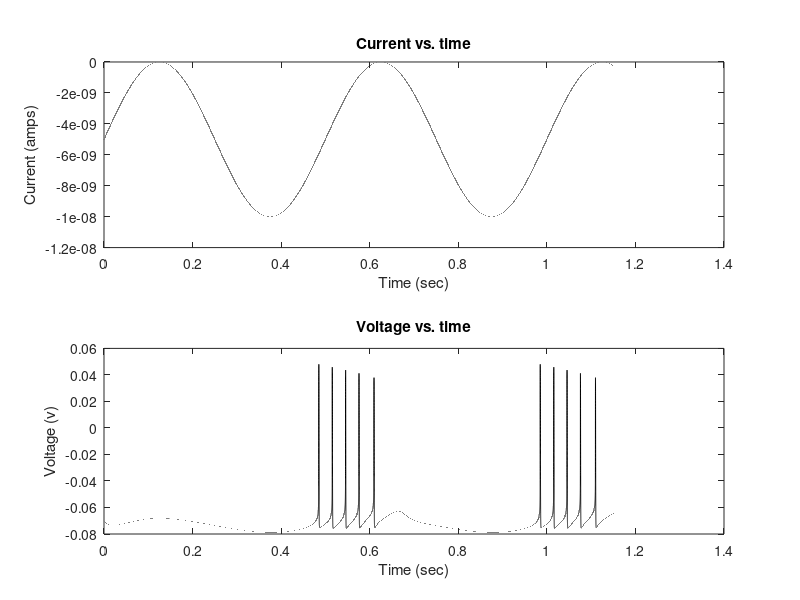

MATLAB code to generate this figure:
% Question 2 C part a
% This model contains a T-type Calcium current to generate a
% post-inhibitory rebound as a models of thalamic relay cells.
clear
dt = 0.000005;
tmax=1.15;

iclamp_flag = 1; % if this is 1, run under current clamp conditions
vclamp_flag = 0; % otherwise this should be 1, for voltage clamp conditions

istart = 0.5; % time applied current starts
ilength=0.5;   % length of applied current pulse
I0= 6e-9;       % choose -10 to + 10 e-9 (eg +6, 0 , -4, -8)
Ie=I0+5e-9;     % magnitude of applied current pulse
%Ie = 0.78e-7; % threshold for constant spiking with no A-current

vstart = 0.25;  % time to step voltage
vlength = 0.5;  % length of voltage step
V0 = -0.080     % initial voltage before step
Ve = -0.040;    % value of votage stepped to

E_L = -0.070;   % leak reversal potential
E_Na = 0.055;   % reversal for sodium channels
E_K = -0.090;   % reversal for potassium channels
E_Ca = 0.120    % reversal potential for Ca current

g_L = 1.0e-6;     % specific leak conductance in Siemens per mm-square
g_Na = 0.36e-3;   % specific sodium conductance
g_K = 0.16e-3;    % specific potassium conductance
g_CaT = 20e-6;    % T-type calcium conductance

cm = 10e-9;     % specific membrane capacitance in Farads per mm-square

t=0:dt:tmax;    % time vector
V=zeros(size(t)); % voltage vector

I_L= zeros(size(t));
I_Na= zeros(size(t));
I_K= zeros(size(t));
I_CaT = zeros(size(t));

if ( iclamp_flag ) % i.e. if in current-clamp mode 
    V(1) = E_L;    % set the inititial value of voltage     
end

n=zeros(size(t));   % n: potassium activation gating variable
n(1) = 0.0;         % start off at zero
m=zeros(size(t));   % m: sodium activation gating variable
m(1) = 0.0;         % start off at zero
h=zeros(size(t));   % h: sodim inactivation gating variplot(t,V)able
h(1) = 0.0;         % start off at zero

mca=zeros(size(t)); % CaT current activation gating variable
mca(1) = 0.0;          
hca=zeros(size(t)); % CaT current inactivation gating variable
hca(1) = 0.0;

%%%%%%%%%%%%%%%%%%%%%%Code Added Below%%%%%%%%%%%%%%%%%%%%%%%%%%
Amplitude1 = 5e-9;
VerticalShift1 = -5e-9;
Period = 2;

Iapp= Amplitude1*sin(2*pi*Period*t)+VerticalShift1;
spikes = zeros(size(t));
threshold = 0;
%%%%%%%%%%%%%%%%%%%%%%Code Added Above%%%%%%%%%%%%%%%%%%%%%%%%%%

Vapp=zeros(size(t)); % Applied voltage, relevant in voltage-clamp mode
if ( vclamp_flag )
    for i = 1:round(vstart/dt)          % % make V0 before pulse
        Vapp(i) = V0;
    end
    for i=round(vstart/dt)+1:round((vstart+vlength)/dt) % make Ve for duration of voltage pulse
        Vapp(i) = Ve;
    end
    for i=round((vstart+vlength)/dt):length(Vapp) % make V0 following pulse
        Vapp(i) = V0;
    end
end

Itot=zeros(size(t)); % in case we want to plot and look at the total current

for i = 2:length(t); % now see how things change through time
    I_L(i-1) = g_L*(E_L-V(i-1));
    
    Vm = V(i-1)*1000; % converts voltages to mV as needed in the equations on p.224 of Dayan/Abbott
    
    % Sodium and potassium gating variables are defined by the
    % voltage-dependent transition rates between states, labeled alpha and
    % beta. Written out from Dayan/Abbott, units are 1/ms.
    
    
    if ( Vm == -35 ) 
        alpha_m = 1;
    else 
        alpha_m = 0.1*(Vm+35)/(1-exp(-0.1*(Vm+35)));
    end
    beta_m = 4*exp(-(Vm+60)/18);

    alpha_h = 0.35*exp(-0.05*(Vm+58));
    beta_h = 5/(1+exp(-0.1*(Vm+28)));
    
    if ( Vm == -34 ) 
       alpha_n = 0.05/0.1;
    else
        alpha_n = 0.05*(Vm+34)/(1-exp(-0.1*(Vm+34)));
    end
    beta_n = 0.625*exp(-0.0125*(Vm+44));
     
    % From the alpha and beta for each gating variable we find the steady
    % state values (_inf) and the time constants (tau_) for each m,h and n.
    
    m_inf = alpha_m/(alpha_m+beta_m);
    
    tau_h = 1e-3/(alpha_h+beta_h);      % time constant converted from ms to sec
    h_inf = alpha_h/(alpha_h+beta_h);
    
    tau_n = 1e-3/(alpha_n+beta_n);      % time constant converted from ms to sec
    n_inf = alpha_n/(alpha_n+beta_n);   
    
    m(i) = m_inf;    % Update m, assuming time constant is neglible.
    
    h(i) = h_inf - (h_inf-h(i-1))*exp(-dt/tau_h);    % Update h
    
    n(i) = n_inf - (n_inf-n(i-1))*exp(-dt/tau_n);    % Update n
    
    % for the Ca_T current gating variables are given by formulae for the 
    % steady states and time constants:
    
    mca_inf = 1/(1+exp(-(Vm+52)/7.4));

    hca_inf = 1/(1+exp((Vm+76)/2));
    if ( Vm < -80 ) 
        tau_hca = 1e-3*exp((Vm+467)/66.6);
    else
        tau_hca = 24e-3+1e-3*119/(1+exp((Vm+70)/3));
    end
    
    mca(i) = mca_inf;
    hca(i) = hca_inf - (hca_inf-hca(i-1))*exp(-dt/tau_hca);
    
    g_Na_now = g_Na*m(i)*m(i)*m(i)*h(i);
    I_Na(i-1) = g_Na_now*(E_Na-V(i-1)); % total sodium current
    
    g_K_now = g_K*n(i)*n(i)*n(i)*n(i);
    I_K(i-1) = g_K_now*(E_K-V(i-1)); % total potassium current
    
    g_CaT_now = g_CaT*mca(i)*mca(i)*hca(i);
    I_CaT(i-1) = g_CaT_now*(E_Ca-V(i-1)); % Calcium T-type current
    
    
    Itot(i-1) = I_L(i-1)+I_Na(i-1)+I_K(i-1) ...
                +I_CaT(i-1) +Iapp(i-1); % total current is sum of leak + active channels + applied current
     
    g_Tot = g_L+g_Na_now+g_K_now+g_CaT_now;
    V_inf = (g_L*E_L + g_Na_now*E_Na + g_K_now*E_K  + g_CaT_now*E_Ca+Iapp(i-1))/g_Tot;
                   
    V(i) = V_inf - (V_inf-V(i-1))*exp(-dt*g_Tot/cm);  % Update the membrane potential, V.

    if ( vclamp_flag )      % if we are using voltage clamp
        V(i) = Vapp(i);     % ignore the voltage integration and set V to be the applied voltage
    end
    
%%%%%%%%%%%%%%%%%%%%%%Code Added Below%%%%%%%%%%%%%%%%%%%%%%%%%%
    if( V(i) >= threshold && V(i-1) < threshold) %count as spike
        spikes(i) = 1;
    end
%%%%%%%%%%%%%%%%%%%%%%Code Added Above%%%%%%%%%%%%%%%%%%%%%%%%%%
    
end

figure;
subplot(2,1,1)
plot(t,Iapp,'k')
xlabel('Time (sec)')
ylabel('Current (amps)')
title('Current vs. time')
hold on
subplot(2,1,2)
plot(t,V,'k')
hold on
xlabel('Time (sec)')
ylabel('Voltage (v)')
title('Voltage vs. time')
    